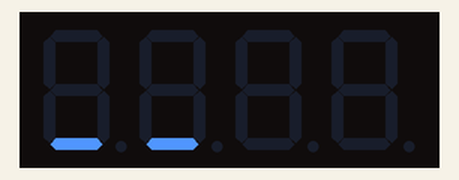
A sketch run on a simulated Arduino Uno, built with avr-gcc and run on an emulated ATmega328P. Parts: 4-digit seven-segment display.

Above: at 0.01 s.
At 0.5 s:
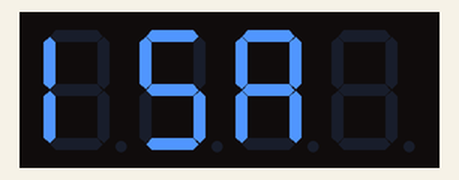

The sketch:

7SegmentDisplay.ino
```cpp
#include <Wire.h>
#include <TM1650.h>

TM1650 d;

void setup()
{
  Wire.begin();
  d.init();

  d.displayOff();
  d.displayString("__");
  d.setBrightness(TM1650_MIN_BRIGHT);
  d.displayOn();
  delay(100);
  char line[]="ISA";
 d.displayString(line);
 d.setBrightnessGradually(TM1650_MAX_BRIGHT);


}

void loop()
{

}
```
